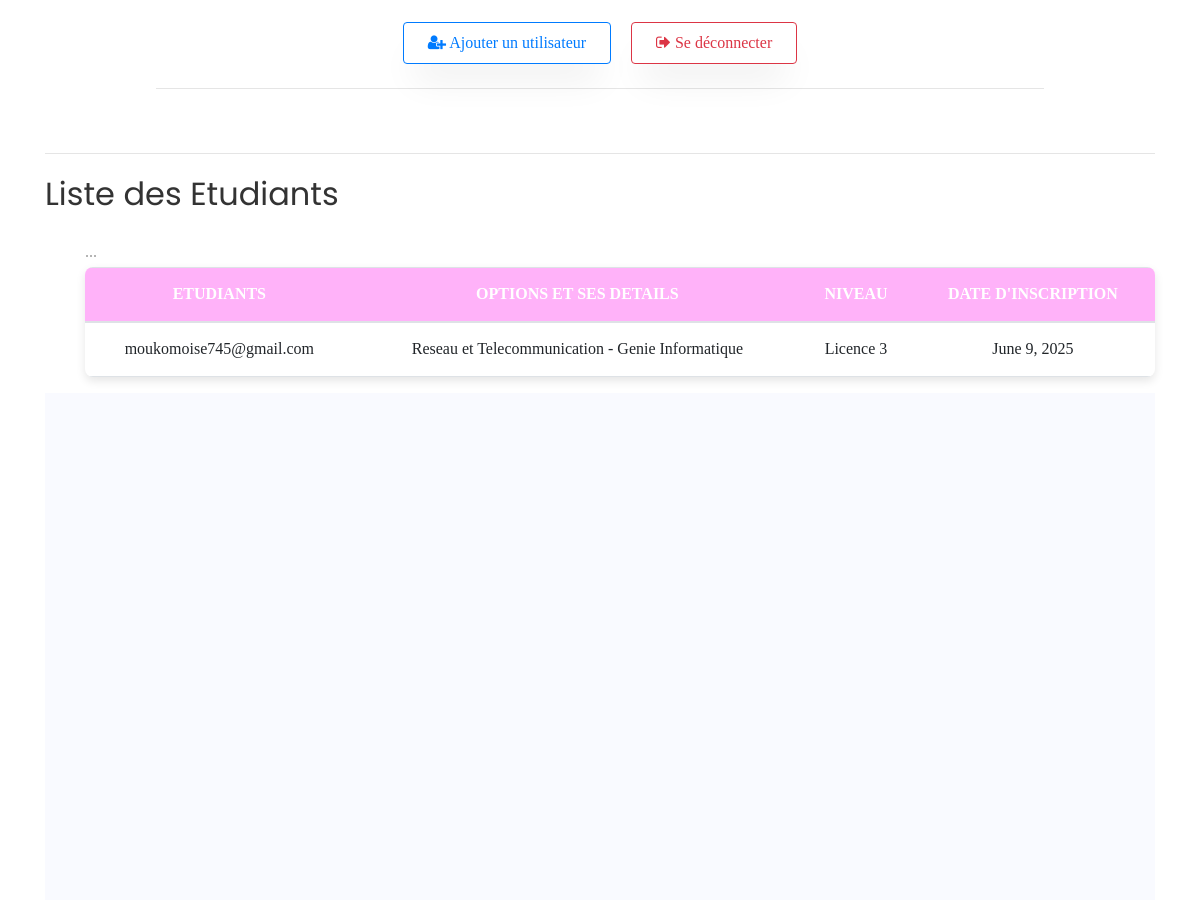
The page /etudiant (signed in, middle part) on the database as committed earlier.
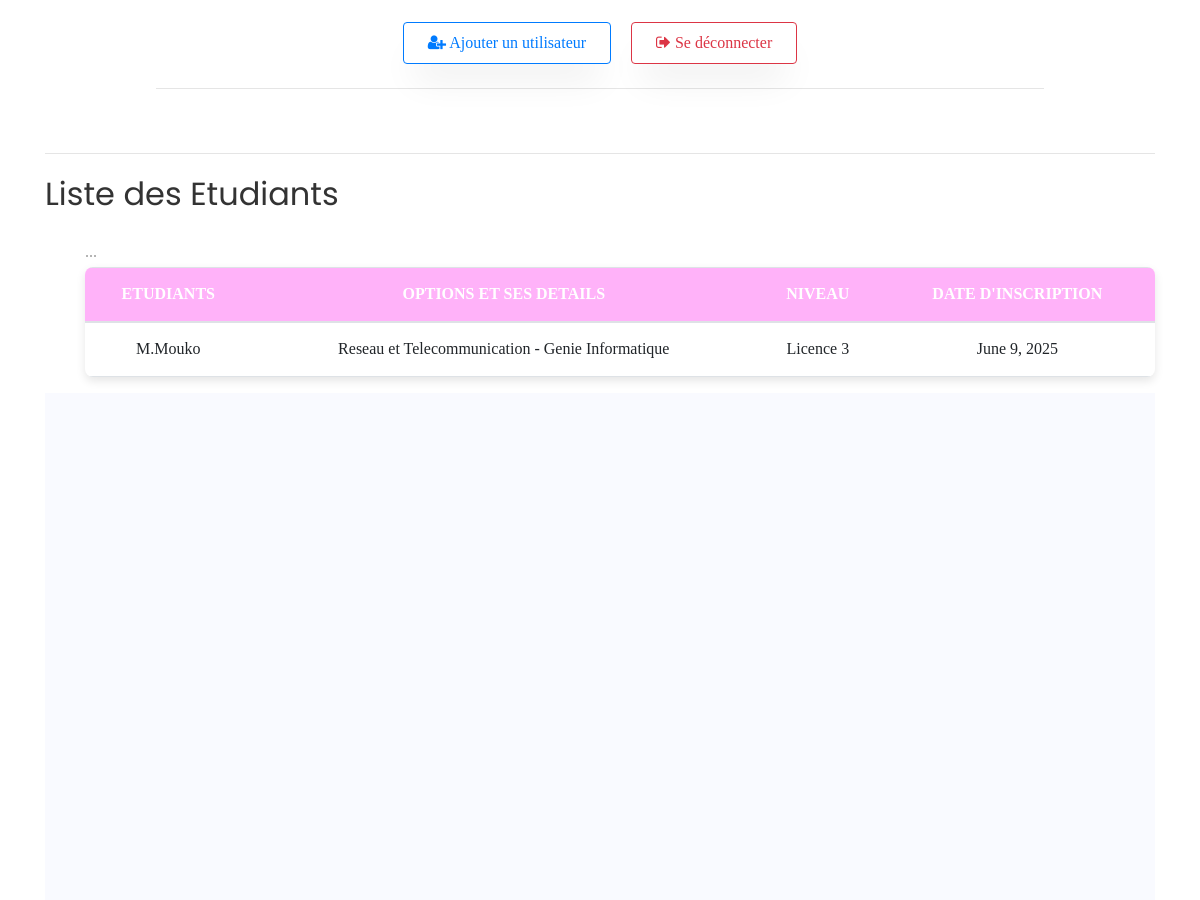
The same page on the database as committed later.
### core/models.py (models this page shows, shortened)
class Etudiant(models.Model):
    user = models.OneToOneField(User, on_delete=models.CASCADE, limit_choices_to={'role': 'etudiant'})
    option = models.ForeignKey(Option, on_delete=models.SET_NULL, null=True)
    filiere = models.ForeignKey(Filiere, on_delete=models.SET_NULL, null=True)
    niveau = models.ForeignKey(Niveau, on_delete=models.SET_NULL, null=True)
    date_inscription = models.DateField(default=timezone.now)

class User(AbstractUser):
    ROLES = (
        ('admin', 'Administrateur'),
        ('formateur', 'Formateur'),
        ('etudiant', 'Étudiant'),
        ('parent', 'Parent'),
    )
    role = models.CharField(max_length=20, choices=ROLES)
    code_formateur = models.CharField(max_length=10, unique=True, null=True, blank=True)
    code_parent = models.CharField(max_length=10, unique=True, null=True, blank=True)
    matricule = models.CharField(max_length=30, unique=True, null=True, blank=True)
    def __str__(self):
        return f"{self.username} ({self.role})"

class Option(models.Model):
    nom = models.CharField(max_length=100)
    filiere = models.ForeignKey(Filiere, on_delete=models.CASCADE)
    class Meta:
        constraints = [
            models.UniqueConstraint(fields=['nom', 'filiere'], name='unique_option_par_filiere_et_niveau')
        ]
        verbose_name = "Option"
        verbose_name_plural = "Options"
    def __str__(self):
        filiere_nom = self.filiere.nom if self.filiere else "Filière inconnue"
        return f"{self.nom} - {filiere_nom}"

class Filiere(models.Model):
    nom = models.CharField(max_length=100)

class Niveau(models.Model):
    nom = models.CharField(max_length=50)
    def __str__(self):
        return self.nom

### core/views.py (the view)
# urls.py: path('etudiant', views.etudiants_view, name='etudiant'),
@login_required
def etudiants_view(request):
    etudiants = Etudiant.objects.all()
    return render(request, 'liste_etudiants.html', {'etudiants': etudiants})

### core/templates/liste_etudiants.html (shortened to what this page needs)
{% extends "base.html" %}
{% block content %}
  <hr>
  <h2>Liste des Etudiants</h2>
  <ul>
      <table class="table">
          <thead>
            <th>Etudiants</th>
            <th>Options et ses details</th>
            <th>Niveau</th>
            <th>Date D'inscription</th>
          </thead>
        {% for etudiant in etudiants %}
          <tbody>
              <td>{{ etudiant.user.username }}</td>
              <td>{{ etudiant.option }}</td>
              <td>{{ etudiant.niveau }}</td>
              <td>{{ etudiant.date_inscription }}</td>
          </tbody>
        {% endfor %}
      </table>
  </ul>
  <section class="ftco-section bg-light">
  <div class="container">
    <div class="row d-flex">
</div>
</div>
</section>
{% endblock %}

Rows that differ between the two databases and show on the page:
changed through a linked row, Etudiant "Reseau et Telecommunication - Genie Informatique": user.username "moukomoise745@gmail.com" → "M.Mouko"
